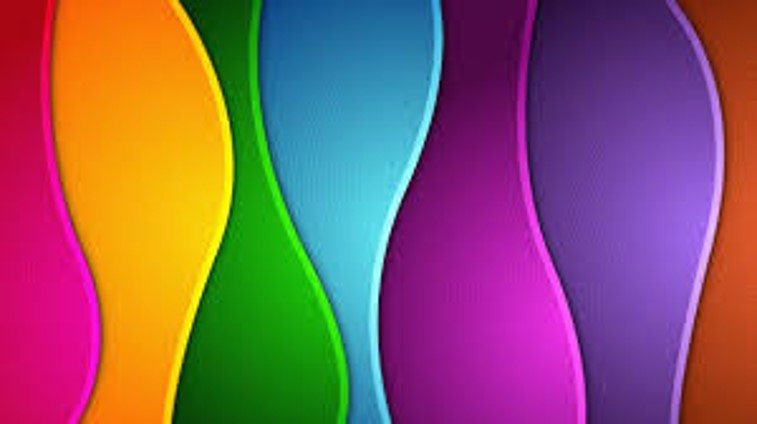
#> input picture IMAGEM/atvds_img/atividades-modulo02-aluno/img/cores.jpg, 757 x 424 px
$ jupyter execute --allow-errors atividade2.ipynb
#> lines starting #> are read from the running program, lines starting #| are printed output that depends on the picture; after the words box and inside, x2 and y2 are one past the last pixel; in counts of white or black regions, pixels touching at a corner belong together
# Operações Morfológicas

Muitas vezes o resultado de uma segmentação por mascaramento não sai exatamente como queríamos.

Para imagens coloridas, o mais comum é trabalhar no espaço de cores **HSV - Hue, Saturation, Value**, onde o canal H (matiz) indica o valor da cor dentro dos círculos de cores básicas. No OpenCV, o canal Hue é representado através da metade do ângulo em graus no círculo de cores. Assim os valores variam de 0 a 180, o que cabe numa representação de 8 bits.

**Exemplo:** vamos detectar apenas a cor violeta na imagem `cores.jpg`. Vamos assumir que a cor violeta encontra-se na faixa de 260º a 280º no círculo de cores

[cell 1]
import cv2
import matplotlib.pyplot as plt

[cell 2]
imgcor = cv2.imread("img/cores.jpg", cv2.IMREAD_COLOR)
#> imgcor is the input picture: shape (424, 757, 3); mean B, G, R 98.6, 89.1, 135.2
plt.imshow(imgcor[:,:,::-1])
plt.show()
# Faz a conversão para o espaço HSV
img_hsv = cv2.cvtColor(imgcor, cv2.COLOR_BGR2HSV)
#> img_hsv: shape (424, 757, 3); mean H, S, V 97.4, 207.9, 176.9
# Segmenta apenas a cor violeta
menor = (260//2, 50, 50)
maior = (280//2, 255, 255)
mask_violeta = cv2.inRange(img_hsv, menor, maior)
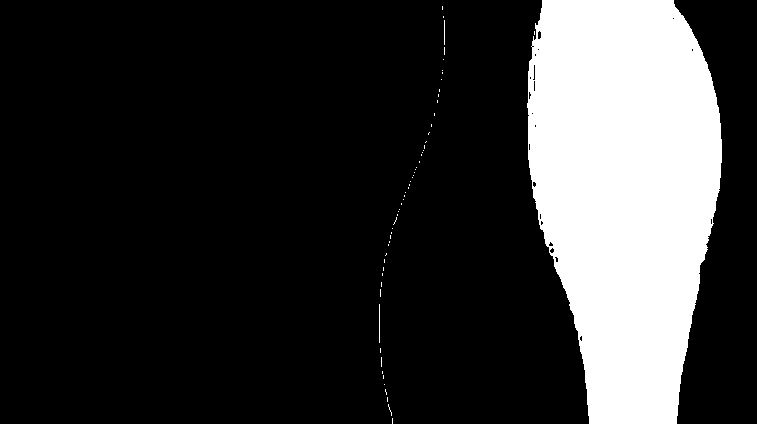
#> mask_violeta: shape (424, 757); 20% white; 59 white regions (56 under 20 px), largest, box (x1, y1, x2, y2) and area: (527, 0, 722, 424) 64060, (379, 304, 380, 343) 39, (444, 20, 445, 45) 25
plt.imshow(mask_violeta, cmap='gray')
plt.show()

### Pratique:
Carregar a imagem `pingpong.jpg` e crie uma máscara indicando os pixels pertencentes à bolinha de pingue-pongue

[cell 3]
img = cv2.imread("img/pingpong.jpg", cv2.IMREAD_COLOR)
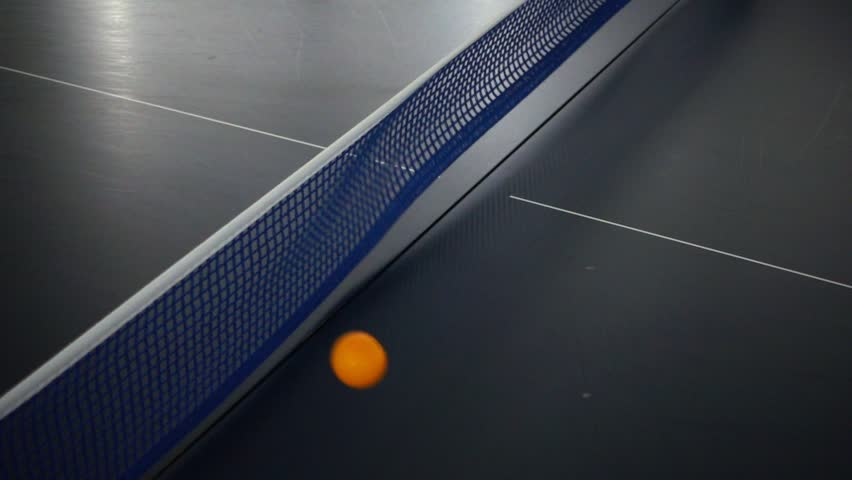
#> input picture IMAGEM/atvds_img/atividades-modulo02-aluno/img/pingpong.jpg, 852 x 480 px
#> img is the input picture: shape (480, 852, 3); mean B, G, R 69.9, 62.9, 59.1
plt.imshow(img[:,:,::-1])
plt.show()

img_hsv = cv2.cvtColor(img, cv2.COLOR_BGR2HSV)
#> img_hsv: shape (480, 852, 3); mean H, S, V 101.2, 57.1, 71.2

menor = (15//2, 50, 50)
maior = (45//2, 255, 255)
mask_orange = cv2.inRange(img_hsv, menor, maior)
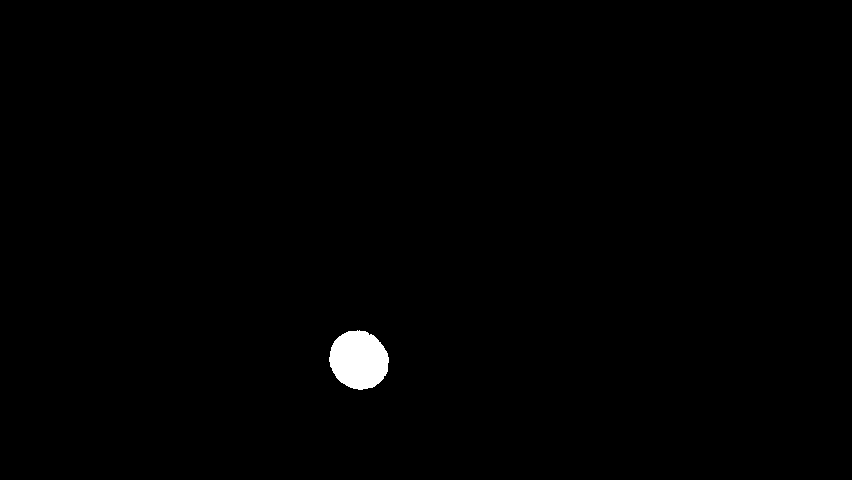
#> mask_orange: shape (480, 852); 0.67% white; 1 white region, box (x1, y1, x2, y2) and area: (329, 330, 389, 390) 2742
plt.imshow(mask_orange, cmap='gray')
plt.show()

# Operações morfológicas

Podemos reparar dos exemplos anteriores que muitas vezes as máscaras obtidas aparecem com *buracos* e/ou *ilhas*, de forma que:
- **Buracos** são pequenos segmentos de pixels pretos dentro de regiões de pixels brancos
- **Ilhas** são pequenos segmentos de pixels brancos dentro de regiões de pixels pretos.

Em geral, buracos e ilhas são regiões onde houve falha na segmentação da imagem. Para tratar imagfens com esses problemas,
a área de processamento de imagens usa um conjunto de técnicas conhecidas como *Morfologia Matemática*. Elas surgiram no problema de análise da estrutira de cristais, mas obtiveram muito sucesso na área de processamento de imagens.

As operações de morfologia matemática se baseima na ideia de um elemento estruturante, que podemos pensar em uma pequena janela quadrada, com as dimensões de poucos pixels, que vasculham a imagem realizando uma de duas operações básicas:

1. **Erosão:**  ao encontrar um pixel preto dentro da janela, todos os pixels que estão dentro dessa janela ficam pretos

https://homepages.inf.ed.ac.uk/rbf/HIPR2/erode.htm (exemplo com elemento estruturante 3x3)

2. Dilatação: ao encontrar um pixel branco dentro da janela, todos os pixels que estão dentro dessa janela ficam brancos

https://homepages.inf.ed.ac.uk/rbf/HIPR2/dilate.htm (exemplo com elemento estruturante 3x3)

A partir dessas duas operações, diversas outras são possíveis. Dessas, operações que encontram bastante utilidade prática em processamento de imagens é a de *abertura* e *fechamento*.

### Abertura
Na operação de abertura são realizadas as operações de erosão e depois de dilatação. A ideia é eliminar pequenas ilhas, que seriam eliminadas na erosão, e depois restaurar as dimensões dos agrupamentos brancos restantes. Vamos ver um exemplo de uso da abertura na máscara em que identificamos os trechos de cor violeta

[cell 4]
plt.imshow(mask_violeta, cmap='gray')
plt.title("Antes da abertura")
plt.show()

[cell 5]
# Cria uma janela 3x3 como elemento estruturante
import numpy as np
elemento_estrut = np.ones([3,3])
# realiza a abertura
mask_violeta_abertura = cv2.morphologyEx(mask_violeta, cv2.MORPH_OPEN, elemento_estrut)
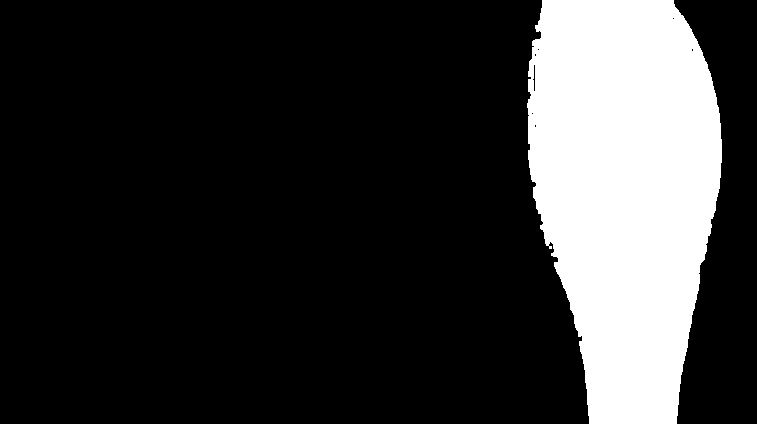
#> mask_violeta_abertura: shape (424, 757); 19.9% white; 1 white region, box (x1, y1, x2, y2) and area: (527, 0, 722, 424) 63941
plt.imshow(mask_violeta_abertura, cmap='gray')
plt.title("Após a abertura")
plt.show()

### Fechamento
Na operação de fechamento são realizadas as operações de dilatação e depois de erosão. A ideia é fechar pequenos buracos, que seriam eliminadas na silatação, e depois restaurar as dimensões dos agrupamentos restantes. Vamos ver um exemplo de uso do fechamento na máscara em que identificamos os trechos de cor violeta

[cell 6]
plt.imshow(mask_violeta, cmap='gray')
plt.title("Antes do fechamento")
plt.show()

[cell 7]
# Cria uma janela 3x3 como elemento estruturante
import numpy as np
elemento_estrut = np.ones([3,3])
# realiza a abertura
mask_violeta_fechamento = cv2.morphologyEx(mask_violeta, cv2.MORPH_CLOSE, elemento_estrut)
#> mask_violeta_fechamento: shape (424, 757); 20.1% white; 56 white regions (53 under 20 px)
plt.imshow(mask_violeta_fechamento, cmap='gray')
plt.title("Após o fechamento")

### Pratique:
1. Qual seria o resultado da aplicação da abertura seguida do fechamento na máscara usada acima?
1. Carregar a imagem `pingpong.jpg` e desenhar o contorno e o centro de massa da bolinha laranja. Imprima também a sua área na tela.

[cell 8]
#Funcao CM
def crosshair(img, point, size, color):
    x,y = point
    cv2.line(img,(x - size,y),(x + size,y),color,5)
    cv2.line(img,(x,y - size),(x, y + size),color,5)

#FAz o contorno
contorno, arvore = cv2.findContours(mask_orange.copy(), cv2.RETR_TREE, cv2.CHAIN_APPROX_NONE)
#> contorno = 1 contour; box (x1, y1, x2, y2) and area: (329, 330, 389, 390) 2657; arvore = [[-1, -1, -1, -1]]
img_contorno = img[:,:,::-1].copy()
#> (the rest of this cell did not finish here and is left out)
